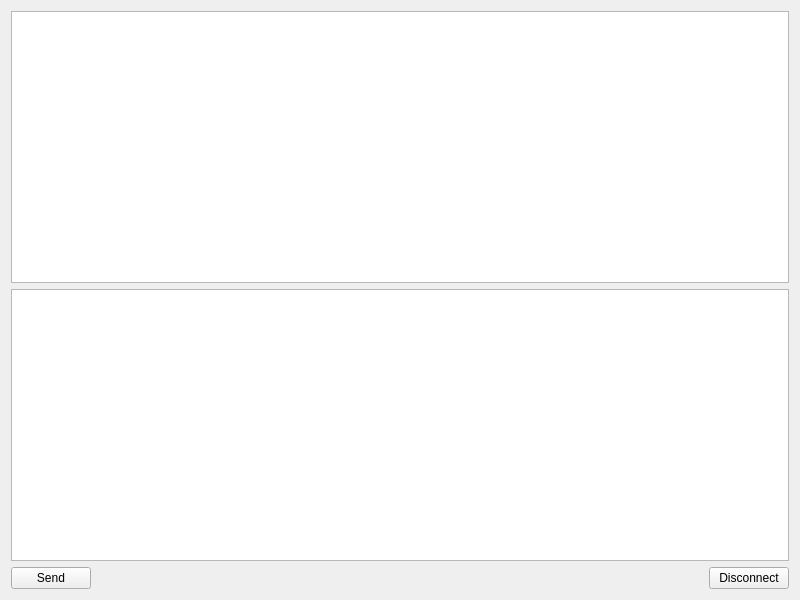
<?xml version="1.0" encoding="UTF-8"?>
<ui version="4.0">
 <class>Widget</class>
 <widget class="QWidget" name="Widget">
  <property name="geometry">
   <rect>
    <x>0</x>
    <y>0</y>
    <width>800</width>
    <height>600</height>
   </rect>
  </property>
  <property name="windowTitle">
   <string>Widget</string>
  </property>
  <layout class="QGridLayout" name="gridLayout">
   <item row="0" column="0" colspan="3">
    <widget class="QTextEdit" name="textEditRead">
     <property name="readOnly">
      <bool>true</bool>
     </property>
    </widget>
   </item>
   <item row="1" column="0" colspan="3">
    <widget class="QTextEdit" name="textEditWrite"/>
   </item>
   <item row="2" column="0">
    <widget class="QPushButton" name="pushButtonSend">
     <property name="text">
      <string>Send</string>
     </property>
    </widget>
   </item>
   <item row="2" column="1">
    <spacer name="horizontalSpacer">
     <property name="orientation">
      <enum>Qt::Horizontal</enum>
     </property>
     <property name="sizeHint" stdset="0">
      <size>
       <width>585</width>
       <height>20</height>
      </size>
     </property>
    </spacer>
   </item>
   <item row="2" column="2">
    <widget class="QPushButton" name="pushButtonDisconnect">
     <property name="text">
      <string>Disconnect</string>
     </property>
    </widget>
   </item>
  </layout>
 </widget>
 <resources/>
 <connections/>
</ui>
